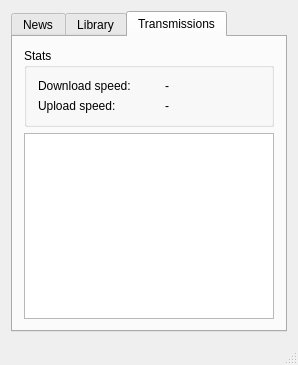
<?xml version="1.0" encoding="UTF-8"?>
<ui version="4.0">
 <class>MainWindow</class>
 <widget class="QMainWindow" name="MainWindow">
  <property name="geometry">
   <rect>
    <x>0</x>
    <y>0</y>
    <width>298</width>
    <height>365</height>
   </rect>
  </property>
  <property name="windowTitle">
   <string>XGME LAN-Client</string>
  </property>
  <property name="windowIcon">
   <iconset>
    <normaloff>:/icons/res/icons/ethernet-blue.png</normaloff>:/icons/res/icons/ethernet-blue.png</iconset>
  </property>
  <widget class="QWidget" name="centralWidget">
   <layout class="QVBoxLayout" name="verticalLayout">
    <item>
     <widget class="QTabWidget" name="tabWidget">
      <property name="currentIndex">
       <number>2</number>
      </property>
      <widget class="QWidget" name="newsTab">
       <attribute name="title">
        <string>News</string>
       </attribute>
       <layout class="QVBoxLayout" name="verticalLayout_4">
        <item>
         <widget class="QListView" name="listView_3"/>
        </item>
       </layout>
      </widget>
      <widget class="QWidget" name="libraryTab">
       <attribute name="title">
        <string>Library</string>
       </attribute>
       <layout class="QVBoxLayout" name="verticalLayout_3">
        <item>
         <widget class="QListView" name="listView_2"/>
        </item>
       </layout>
      </widget>
      <widget class="QWidget" name="transmissionsTab">
       <attribute name="title">
        <string>Transmissions</string>
       </attribute>
       <layout class="QVBoxLayout" name="verticalLayout_2">
        <item>
         <widget class="QGroupBox" name="groupBox">
          <property name="sizePolicy">
           <sizepolicy hsizetype="Preferred" vsizetype="Fixed">
            <horstretch>0</horstretch>
            <verstretch>0</verstretch>
           </sizepolicy>
          </property>
          <property name="title">
           <string>Stats</string>
          </property>
          <layout class="QGridLayout" name="gridLayout">
           <item row="0" column="0">
            <widget class="QLabel" name="label">
             <property name="sizePolicy">
              <sizepolicy hsizetype="Preferred" vsizetype="Fixed">
               <horstretch>0</horstretch>
               <verstretch>0</verstretch>
              </sizepolicy>
             </property>
             <property name="text">
              <string>Download speed:</string>
             </property>
            </widget>
           </item>
           <item row="0" column="1">
            <widget class="QLabel" name="downloadRate">
             <property name="minimumSize">
              <size>
               <width>32</width>
               <height>0</height>
              </size>
             </property>
             <property name="text">
              <string notr="true">-</string>
             </property>
             <property name="alignment">
              <set>Qt::AlignRight|Qt::AlignTrailing|Qt::AlignVCenter</set>
             </property>
            </widget>
           </item>
           <item row="1" column="1">
            <widget class="QLabel" name="uploadRate">
             <property name="sizePolicy">
              <sizepolicy hsizetype="Fixed" vsizetype="Fixed">
               <horstretch>0</horstretch>
               <verstretch>0</verstretch>
              </sizepolicy>
             </property>
             <property name="minimumSize">
              <size>
               <width>32</width>
               <height>0</height>
              </size>
             </property>
             <property name="text">
              <string notr="true">-</string>
             </property>
             <property name="alignment">
              <set>Qt::AlignRight|Qt::AlignTrailing|Qt::AlignVCenter</set>
             </property>
            </widget>
           </item>
           <item row="1" column="0">
            <widget class="QLabel" name="label_2">
             <property name="sizePolicy">
              <sizepolicy hsizetype="Preferred" vsizetype="Fixed">
               <horstretch>0</horstretch>
               <verstretch>0</verstretch>
              </sizepolicy>
             </property>
             <property name="text">
              <string>Upload speed:</string>
             </property>
            </widget>
           </item>
           <item row="0" column="2" rowspan="2">
            <spacer name="horizontalSpacer">
             <property name="orientation">
              <enum>Qt::Horizontal</enum>
             </property>
             <property name="sizeHint" stdset="0">
              <size>
               <width>0</width>
               <height>0</height>
              </size>
             </property>
            </spacer>
           </item>
          </layout>
         </widget>
        </item>
        <item>
         <widget class="TransmissionView" name="transmissions"/>
        </item>
       </layout>
      </widget>
     </widget>
    </item>
   </layout>
  </widget>
  <widget class="QStatusBar" name="statusBar"/>
  <widget class="QMenuBar" name="menuBar"/>
 </widget>
 <layoutdefault spacing="6" margin="11"/>
 <customwidgets>
  <customwidget>
   <class>TransmissionView</class>
   <extends>QTableView</extends>
   <header>transmissionview.h</header>
  </customwidget>
 </customwidgets>
 <resources/>
 <connections/>
</ui>
